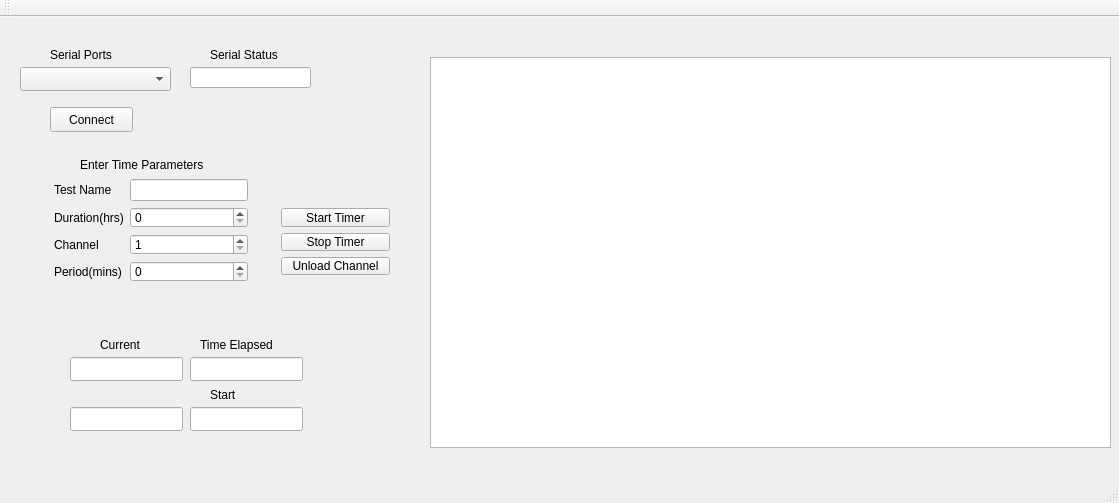
<?xml version="1.0" encoding="UTF-8"?>
<ui version="4.0">
 <class>MainWindow</class>
 <widget class="QMainWindow" name="MainWindow">
  <property name="geometry">
   <rect>
    <x>0</x>
    <y>0</y>
    <width>1119</width>
    <height>503</height>
   </rect>
  </property>
  <property name="windowTitle">
   <string>MainWindow</string>
  </property>
  <widget class="QWidget" name="centralWidget">
   <widget class="QLineEdit" name="current">
    <property name="geometry">
     <rect>
      <x>70</x>
      <y>340</y>
      <width>113</width>
      <height>24</height>
     </rect>
    </property>
   </widget>
   <widget class="QLabel" name="label">
    <property name="geometry">
     <rect>
      <x>100</x>
      <y>320</y>
      <width>51</width>
      <height>16</height>
     </rect>
    </property>
    <property name="text">
     <string>Current</string>
    </property>
   </widget>
   <widget class="QLineEdit" name="elapsed">
    <property name="geometry">
     <rect>
      <x>190</x>
      <y>340</y>
      <width>113</width>
      <height>24</height>
     </rect>
    </property>
   </widget>
   <widget class="QLabel" name="label_2">
    <property name="geometry">
     <rect>
      <x>200</x>
      <y>320</y>
      <width>91</width>
      <height>16</height>
     </rect>
    </property>
    <property name="text">
     <string>Time Elapsed</string>
    </property>
   </widget>
   <widget class="QLineEdit" name="started">
    <property name="geometry">
     <rect>
      <x>190</x>
      <y>390</y>
      <width>113</width>
      <height>24</height>
     </rect>
    </property>
   </widget>
   <widget class="QLabel" name="label_3">
    <property name="geometry">
     <rect>
      <x>210</x>
      <y>370</y>
      <width>91</width>
      <height>16</height>
     </rect>
    </property>
    <property name="text">
     <string>Start</string>
    </property>
   </widget>
   <widget class="QLineEdit" name="ID">
    <property name="geometry">
     <rect>
      <x>70</x>
      <y>390</y>
      <width>113</width>
      <height>24</height>
     </rect>
    </property>
   </widget>
   <widget class="QComboBox" name="serialPortList">
    <property name="geometry">
     <rect>
      <x>20</x>
      <y>50</y>
      <width>151</width>
      <height>24</height>
     </rect>
    </property>
   </widget>
   <widget class="QLabel" name="label_4">
    <property name="geometry">
     <rect>
      <x>50</x>
      <y>30</y>
      <width>91</width>
      <height>16</height>
     </rect>
    </property>
    <property name="text">
     <string>Serial Ports</string>
    </property>
   </widget>
   <widget class="QLineEdit" name="serialStatus">
    <property name="geometry">
     <rect>
      <x>190</x>
      <y>50</y>
      <width>121</width>
      <height>21</height>
     </rect>
    </property>
   </widget>
   <widget class="QPushButton" name="connectSerial">
    <property name="geometry">
     <rect>
      <x>50</x>
      <y>90</y>
      <width>83</width>
      <height>25</height>
     </rect>
    </property>
    <property name="text">
     <string>Connect</string>
    </property>
   </widget>
   <widget class="QTableView" name="timerList">
    <property name="geometry">
     <rect>
      <x>430</x>
      <y>40</y>
      <width>681</width>
      <height>391</height>
     </rect>
    </property>
   </widget>
   <widget class="QWidget" name="gridLayoutWidget">
    <property name="geometry">
     <rect>
      <x>40</x>
      <y>160</y>
      <width>219</width>
      <height>117</height>
     </rect>
    </property>
    <layout class="QGridLayout" name="gridLayout">
     <property name="leftMargin">
      <number>14</number>
     </property>
     <property name="topMargin">
      <number>2</number>
     </property>
     <item row="3" column="0">
      <widget class="QLabel" name="label_6">
       <property name="text">
        <string>Channel</string>
       </property>
      </widget>
     </item>
     <item row="5" column="1">
      <widget class="QDoubleSpinBox" name="increment">
       <property name="decimals">
        <number>0</number>
       </property>
       <property name="maximum">
        <double>100000000.000000000000000</double>
       </property>
      </widget>
     </item>
     <item row="1" column="1">
      <widget class="QDoubleSpinBox" name="duration">
       <property name="decimals">
        <number>0</number>
       </property>
       <property name="maximum">
        <double>100000000.000000000000000</double>
       </property>
      </widget>
     </item>
     <item row="5" column="0">
      <widget class="QLabel" name="label_7">
       <property name="text">
        <string>Period(mins)</string>
       </property>
      </widget>
     </item>
     <item row="3" column="1">
      <widget class="QSpinBox" name="channel_in">
       <property name="minimum">
        <number>1</number>
       </property>
       <property name="maximum">
        <number>8</number>
       </property>
      </widget>
     </item>
     <item row="1" column="0">
      <widget class="QLabel" name="label_5">
       <property name="text">
        <string>Duration(hrs)</string>
       </property>
      </widget>
     </item>
     <item row="0" column="1">
      <widget class="QLineEdit" name="testName_in"/>
     </item>
     <item row="0" column="0">
      <widget class="QLabel" name="label_10">
       <property name="text">
        <string>Test Name</string>
       </property>
      </widget>
     </item>
    </layout>
   </widget>
   <widget class="QWidget" name="verticalLayoutWidget">
    <property name="geometry">
     <rect>
      <x>270</x>
      <y>180</y>
      <width>131</width>
      <height>89</height>
     </rect>
    </property>
    <layout class="QVBoxLayout" name="verticalLayout">
     <item>
      <widget class="QPushButton" name="Start_t">
       <property name="text">
        <string>Start Timer</string>
       </property>
      </widget>
     </item>
     <item>
      <widget class="QPushButton" name="Stop_Chan">
       <property name="text">
        <string>Stop Timer</string>
       </property>
      </widget>
     </item>
     <item>
      <widget class="QPushButton" name="Unload_Chan">
       <property name="text">
        <string>Unload Channel</string>
       </property>
      </widget>
     </item>
    </layout>
   </widget>
   <widget class="QLabel" name="label_8">
    <property name="geometry">
     <rect>
      <x>210</x>
      <y>30</y>
      <width>81</width>
      <height>16</height>
     </rect>
    </property>
    <property name="text">
     <string>Serial Status</string>
    </property>
   </widget>
   <widget class="QLabel" name="label_9">
    <property name="geometry">
     <rect>
      <x>80</x>
      <y>140</y>
      <width>151</width>
      <height>16</height>
     </rect>
    </property>
    <property name="text">
     <string>Enter Time Parameters</string>
    </property>
   </widget>
  </widget>
  <widget class="QMenuBar" name="menuBar">
   <property name="geometry">
    <rect>
     <x>0</x>
     <y>0</y>
     <width>1119</width>
     <height>22</height>
    </rect>
   </property>
  </widget>
  <widget class="QStatusBar" name="statusBar"/>
  <widget class="QToolBar" name="toolBar">
   <property name="windowTitle">
    <string>toolBar</string>
   </property>
   <attribute name="toolBarArea">
    <enum>TopToolBarArea</enum>
   </attribute>
   <attribute name="toolBarBreak">
    <bool>false</bool>
   </attribute>
  </widget>
 </widget>
 <layoutdefault spacing="6" margin="11"/>
 <resources/>
 <connections/>
</ui>
